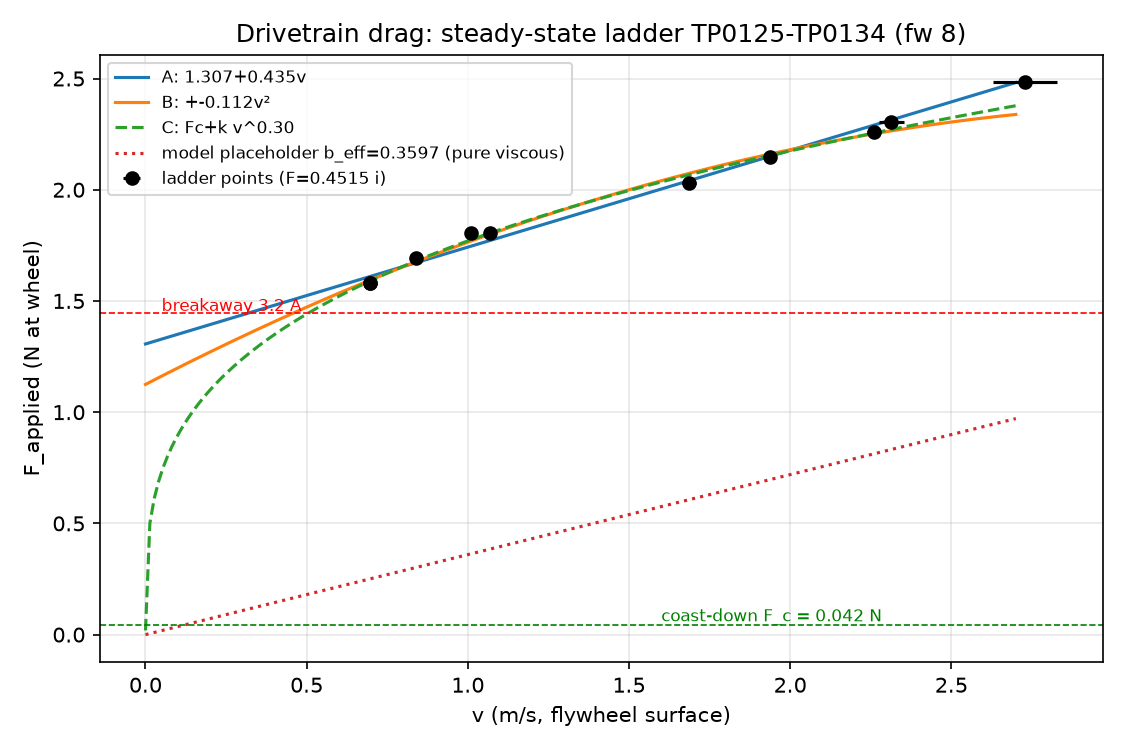
#> input picture controller_design_MIMO/calibration/drag_curve_20260816.png, 1125 x 750 px
$ python measure_outline_screenshot.py ../../../controller_design_MIMO/calibration/drag_curve_20260816.png
#> lines starting #> are read from the running program, lines starting #| are printed output that depends on the picture; after the words box and inside, x2 and y2 are one past the last pixel; in counts of white or black regions, pixels touching at a corner belong together
import sys, numpy as np
from PIL import Image
im = np.asarray(Image.open(sys.argv[1]).convert('RGB')).astype(int)
sat = np.max(im,2)-np.min(im,2); v=im.mean(2)
#> after `sat = np.max(im, 2) - np.min(im, 2)`:
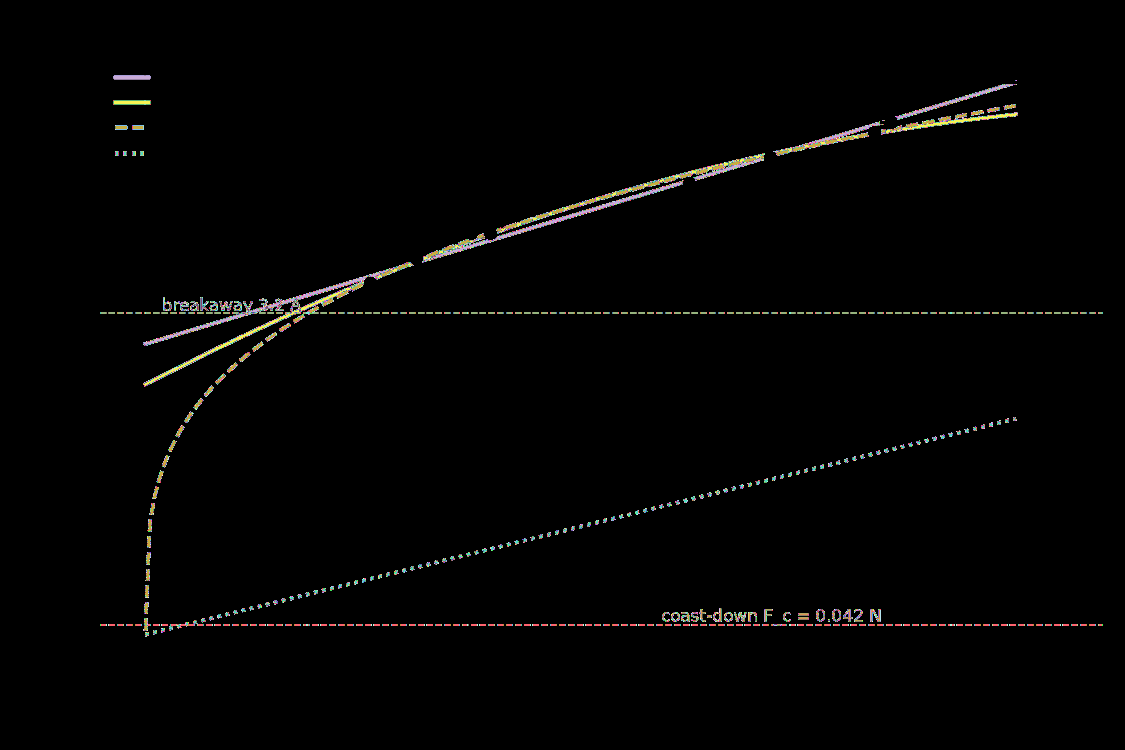
#> sat: shape (750, 1125) int64; 256 distinct labels, from 0 to 255; one colour per label, 0 black
gray = (sat<40)&(v>110)
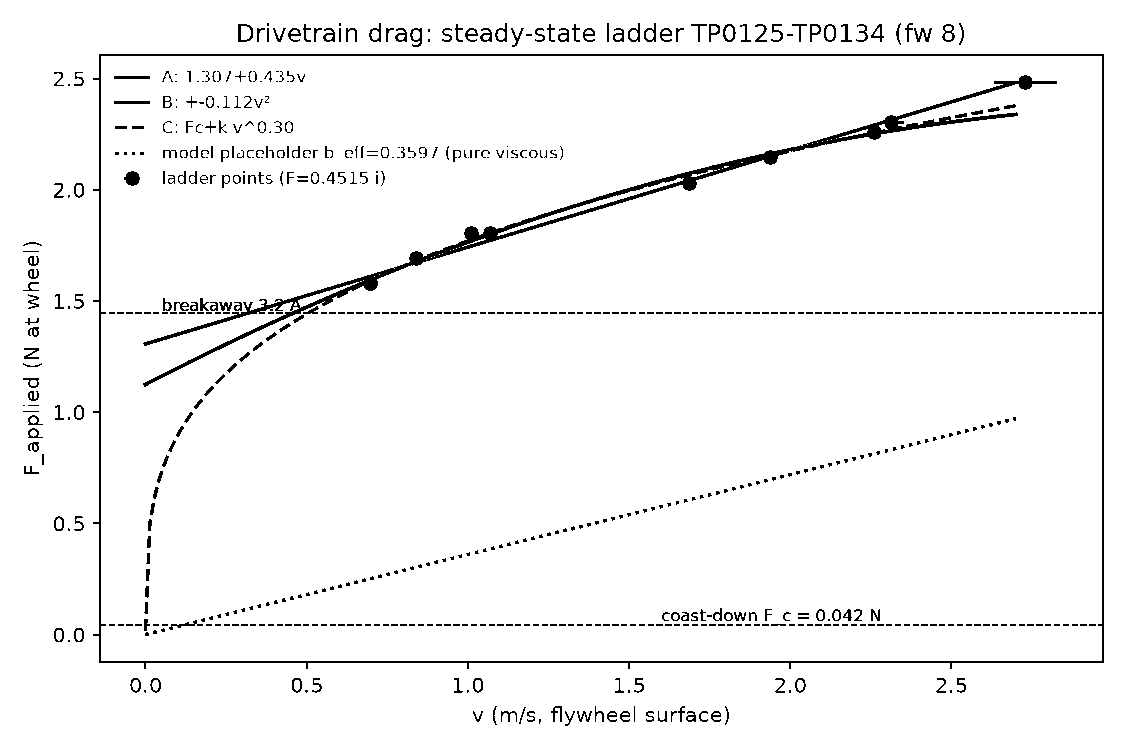
#> gray: shape (750, 1125) bool; 96.3% white; black in thin lines or dots
sub = gray[60:840]
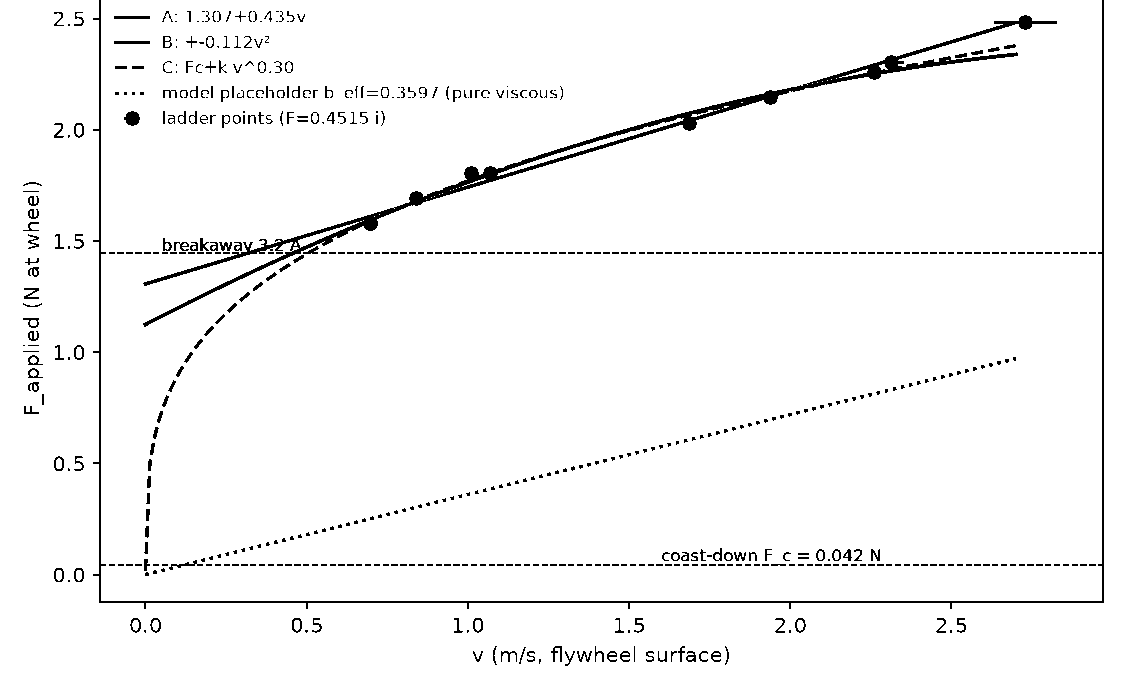
#> sub: shape (690, 1125) bool; 96.7% white; 597 black regions (407 under 20 px), largest, box (x1, y1, x2, y2) and area: (143, 15, 1057, 327) 8167, (93, 0, 1104, 609) 4594, (124, 111, 140, 126) 172
cols = sub.mean(0)
#> cols = 1125 values, max 1 at index 0, min 0.126 at index 99, mean 0.967
xs = np.where(cols>0.85)[0]; print('cols>0.85', xs.min(), xs.max())
#> after `xs = np.where(cols > 0.85)[0]`: xs = 1121 values from 0 to 1124
#| cols>0.85 0 1124
for t in (0.5,0.7):
    xs=np.where(cols>t)[0]; print(t, xs.min(), xs.max())
#> this loop made 2 passes
#| 0.5 0 1124
#| 0.7 0 1124
rowsub = gray[:, 210:640].mean(1)
#> rowsub = 750 values, max 1 at index 0, min 0 at index 54, mean 0.96
for t in (0.5,0.7,0.85):
    ys=np.where(rowsub>t)[0]; print('rows',t, ys.min(), ys.max())
#> this loop made 3 passes
#| rows 0.5 0 749
#| rows 0.7 0 749
#| rows 0.85 0 749
# profile around edges
print('cols 190-202', [round(c,2) for c in cols[190:203]]); print('cols 643-656',[round(c,2) for c in cols[643:657]])
#| cols 190-202 [0.93, 0.93, 0.96, 0.97, 0.96, 0.94, 0.91, 0.94, 0.97, 0.97, 0.94, 0.93, 0.93]
#| cols 643-656 [0.97, 0.97, 0.98, 0.97, 0.98, 0.97, 0.97, 0.97, 0.97, 0.96, 0.97, 0.98, 0.98, 0.98]
print('rows 47-58',[round(c,2) for c in rowsub[47:58]]); print('rows 838-850',[round(c,2) for c in rowsub[838:851]])
#| rows 47-58 [1.0, 1.0, 1.0, 1.0, 1.0, 1.0, 1.0, 0.0, 0.0, 1.0, 1.0]
#| rows 838-850 []
# outline yellow precise
r,g,b=im[...,0],im[...,1],im[...,2]; yel=(r>150)&(g>150)&(b<120)
#> after `r, g, b = (im[..., 0], im[..., 1], im[..., 2])`: r: shape (750, 1125) int64; 256 distinct labels, from 0 to 255
#> after `r, g, b = (im[..., 0], im[..., 1], im[..., 2])`:
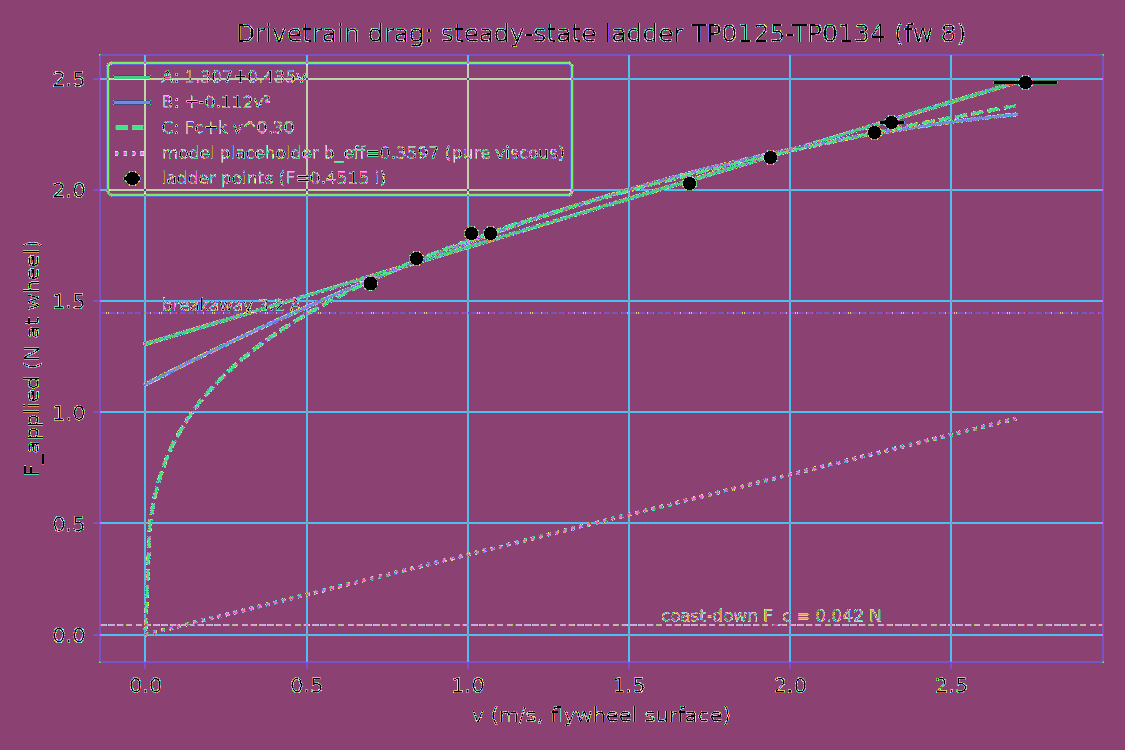
#> g: shape (750, 1125) int64; 256 distinct labels, from 0 to 255; one colour per label, 0 black
#> after `r, g, b = (im[..., 0], im[..., 1], im[..., 2])`: b: shape (750, 1125) int64; 256 distinct labels, from 0 to 255
#> after `yel = (r > 150) & (g > 150) & (b < 120)`:
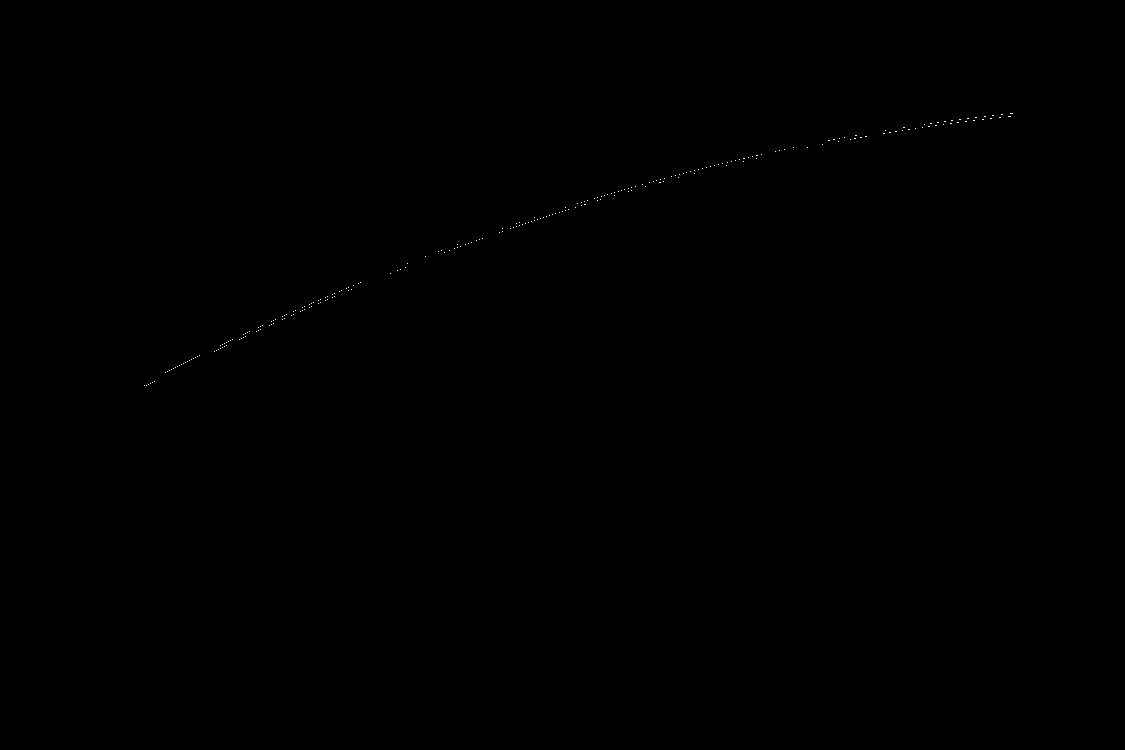
#> yel: shape (750, 1125) bool; 0.03% white in thin lines or dots, all inside (x1, y1, x2, y2) = (144, 113, 1013, 386)
for c in range(34,44): print('ycol',c,yel[:,c].sum())
#> this loop made 10 passes
#| ycol 34 0
#| ycol 35 0
#| ycol 36 0
#| ycol 37 0
#| ycol 38 0
#| ycol 39 0
#| ycol 40 0
#| ycol 41 0
#> (further printed lines are left out)
#> (the run stopped early here; a loop or call above may not have finished)
